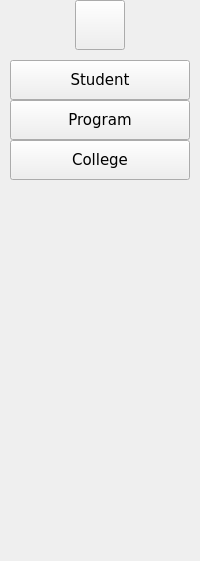
     <widget class="QWidget" name="full_menu_widget" native="true">
      <property name="autoFillBackground">
       <bool>false</bool>
      </property>
      <property name="styleSheet">
       <string notr="true"/>
      </property>
      <layout class="QVBoxLayout" name="verticalLayout_4">
       <property name="spacing">
        <number>0</number>
       </property>
       <property name="leftMargin">
        <number>10</number>
       </property>
       <property name="topMargin">
        <number>0</number>
       </property>
       <property name="rightMargin">
        <number>10</number>
       </property>
       <property name="bottomMargin">
        <number>0</number>
       </property>
       <item>
        <layout class="QHBoxLayout" name="horizontalLayout_2">
         <property name="spacing">
          <number>6</number>
         </property>
         <item>
          <widget class="QPushButton" name="homeButton2">
           <property name="minimumSize">
            <size>
             <width>50</width>
             <height>50</height>
            </size>
           </property>
           <property name="maximumSize">
            <size>
             <width>50</width>
             <height>50</height>
            </size>
           </property>
           <property name="text">
            <string/>
           </property>
           <property name="icon">
            <iconset resource="resources.qrc">
             <normaloff>:/imgs/imgs/home_fixed.png</normaloff>:/imgs/imgs/home_fixed.png</iconset>
           </property>
           <property name="iconSize">
            <size>
             <width>40</width>
             <height>40</height>
            </size>
           </property>
           <property name="checkable">
            <bool>true</bool>
           </property>
           <property name="autoExclusive">
            <bool>true</bool>
           </property>
          </widget>
         </item>
        </layout>
       </item>
       <item>
        <layout class="QVBoxLayout" name="verticalLayout_2">
         <property name="spacing">
          <number>0</number>
         </property>
         <item>
          <spacer name="verticalSpacer_4">
           <property name="orientation">
            <enum>Qt::Vertical</enum>
           </property>
           <property name="sizeType">
            <enum>QSizePolicy::Fixed</enum>
           </property>
           <property name="sizeHint" stdset="0">
            <size>
             <width>20</width>
             <height>10</height>
            </size>
           </property>
          </spacer>
         </item>
         <item>
          <widget class="QPushButton" name="studentButton2">
           <property name="sizePolicy">
            <sizepolicy hsizetype="Minimum" vsizetype="Fixed">
             <horstretch>0</horstretch>
             <verstretch>0</verstretch>
            </sizepolicy>
           </property>
           <property name="minimumSize">
            <size>
             <width>0</width>
             <height>40</height>
            </size>
           </property>
           <property name="maximumSize">
            <size>
             <width>16777215</width>
             <height>40</height>
            </size>
           </property>
           <property name="font">
            <font>
             <family>Verdana</family>
             <pointsize>11</pointsize>
             <bold>false</bold>
            </font>
           </property>
           <property name="styleSheet">
            <string notr="true"/>
           </property>
           <property name="text">
            <string>Student</string>
           </property>
           <property name="icon">
            <iconset resource="resources.qrc">
             <normaloff>:/imgs/imgs/student_transparent.png</normaloff>:/imgs/imgs/student_transparent.png</iconset>
           </property>
           <property name="iconSize">
            <size>
             <width>30</width>
             <height>30</height>
            </size>
           </property>
           <property name="checkable">
            <bool>true</bool>
           </property>
           <property name="autoExclusive">
            <bool>true</bool>
           </property>
          </widget>
         </item>
         <item>
          <widget class="QPushButton" name="programButton2">
           <property name="minimumSize">
            <size>
             <width>0</width>
             <height>40</height>
            </size>
           </property>
           <property name="maximumSize">
            <size>
             <width>16777215</width>
             <height>40</height>
            </size>
           </property>
           <property name="font">
            <font>
             <family>Verdana</family>
             <pointsize>11</pointsize>
            </font>
           </property>
           <property name="text">
            <string>Program</string>
           </property>
           <property name="icon">
            <iconset resource="resources.qrc">
             <normaloff>:/imgs/imgs/program_fixed.png</normaloff>:/imgs/imgs/program_fixed.png</iconset>
           </property>
           <property name="iconSize">
            <size>
             <width>30</width>
             <height>30</height>
            </size>
           </property>
           <property name="checkable">
            <bool>true</bool>
           </property>
           <property name="autoExclusive">
            <bool>true</bool>
           </property>
          </widget>
         </item>
         <item>
          <widget class="QPushButton" name="collegeButton2">
           <property name="minimumSize">
            <size>
             <width>0</width>
             <height>40</height>
            </size>
           </property>
           <property name="maximumSize">
            <size>
             <width>16777215</width>
             <height>40</height>
            </size>
           </property>
           <property name="font">
            <font>
             <family>Verdana</family>
             <pointsize>11</pointsize>
            </font>
           </property>
           <property name="text">
            <string>College</string>
           </property>
           <property name="icon">
            <iconset resource="resources.qrc">
             <normaloff>:/imgs/imgs/college_white_transparent.png</normaloff>:/imgs/imgs/college_white_transparent.png</iconset>
           </property>
           <property name="iconSize">
            <size>
             <width>30</width>
             <height>30</height>
            </size>
           </property>
           <property name="checkable">
            <bool>true</bool>
           </property>
           <property name="autoExclusive">
            <bool>true</bool>
           </property>
          </widget>
         </item>
        </layout>
       </item>
       <item>
        <spacer name="verticalSpacer_2">
         <property name="orientation">
          <enum>Qt::Vertical</enum>
         </property>
         <property name="sizeHint" stdset="0">
          <size>
           <width>105</width>
           <height>381</height>
          </size>
         </property>
        </spacer>
       </item>
      </layout>
     </widget>
